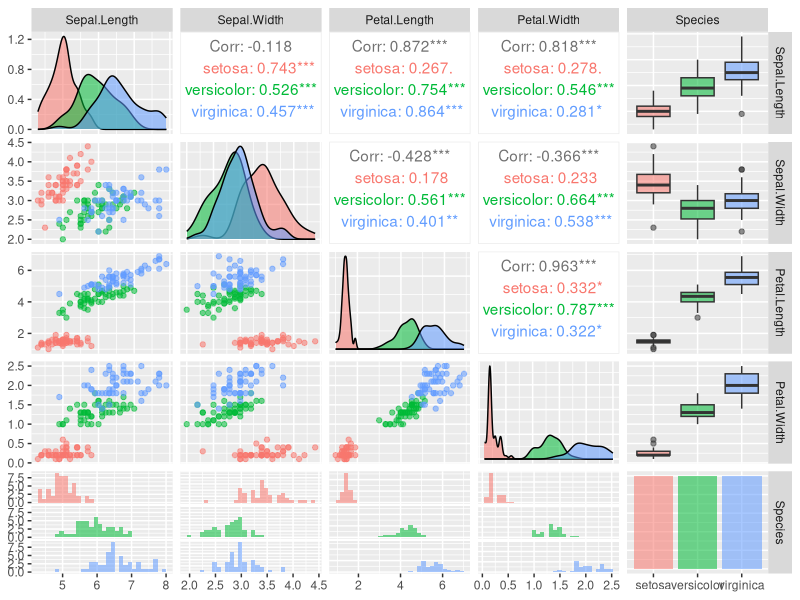
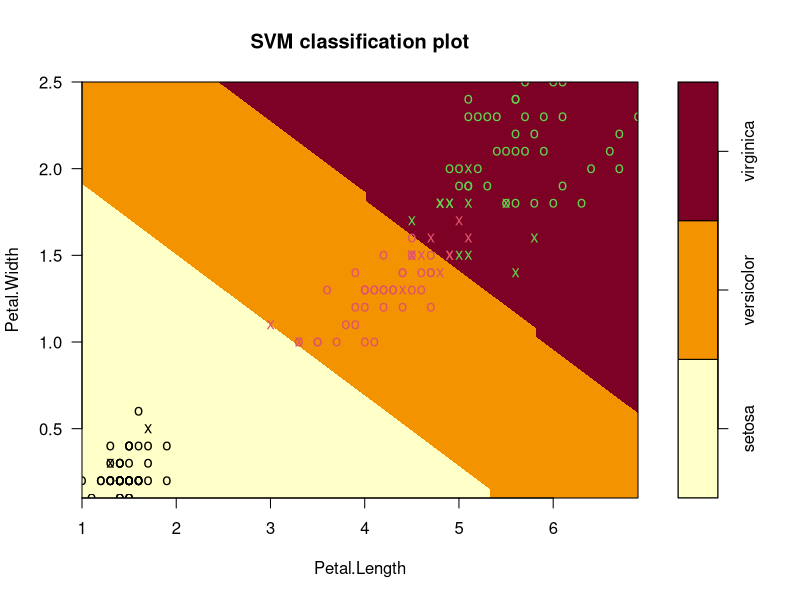
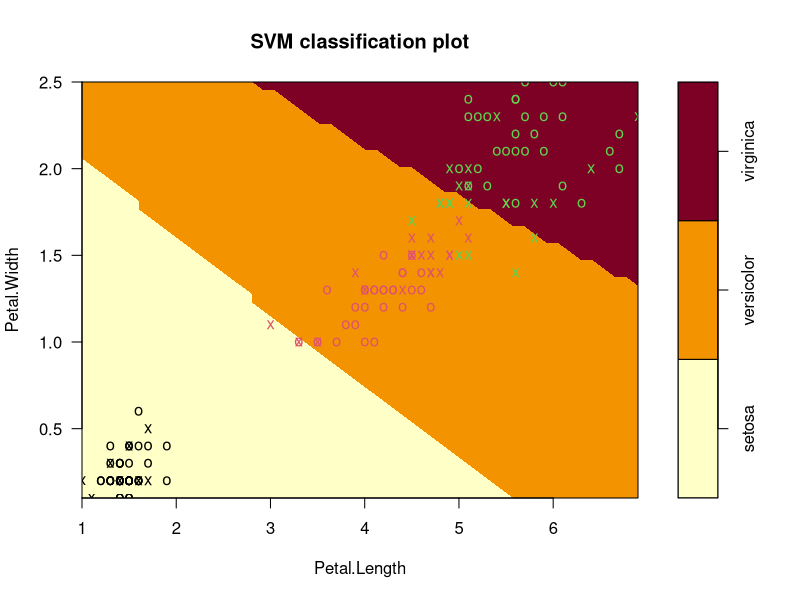
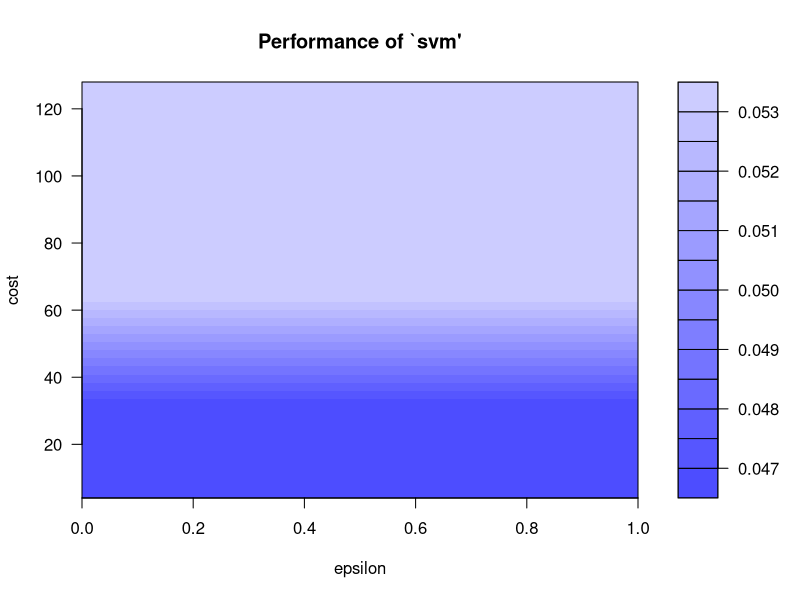
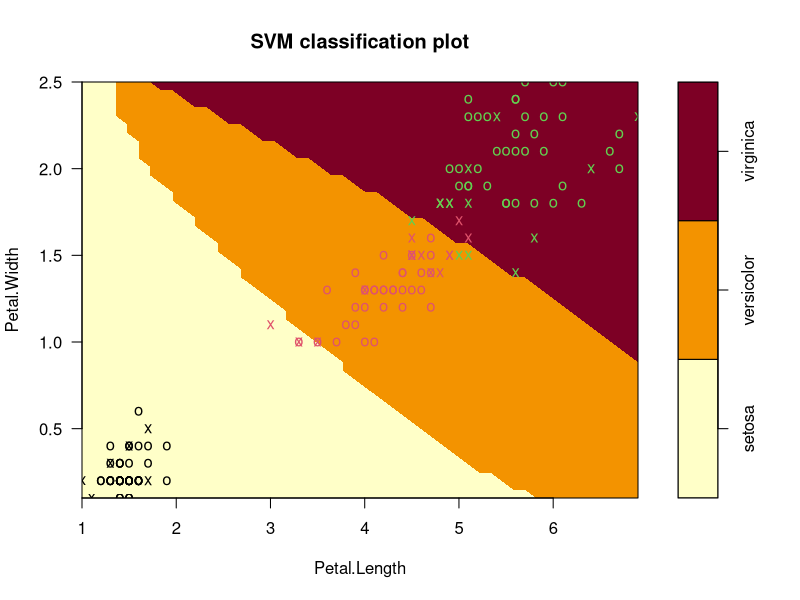

Generate these figures, in order, with R:
## ---- chunk 1
knitr::opts_chunk$set(echo = TRUE, warning = FALSE)
## ---- chunk 2
library("e1071")
library(GGally)
library(ggplot2)
## ---- chunk 3
data("iris")
head(iris, n = 5)
ggpairs(iris, ggplot2::aes(colour = Species, alpha = 0.4))
## ---- chunk 4
svm_model <- svm(
  Species ~ ., 
  data = iris,
  kernel = "linear"
)
## ---- chunk 5
plot(
  svm_model,
  data = iris,
  Petal.Width ~ Petal.Length,
  slice = list(Sepal.Width = 3, Sepal.Length = 4)
)
## ---- chunk 6
pred = predict(svm_model, iris)
tab = table(Predicted = pred, Actual = iris$Species)
tab
1-sum(diag(tab)/sum(tab))
## ---- chunk 7
svm_model = svm(
  Species ~ ., 
  data=iris,
  kernel = "radial"
)
## ---- chunk 8
plot(
  svm_model, 
  data = iris,
  Petal.Width ~ Petal.Length,
  slice = list(Sepal.Width = 3, Sepal.Length = 4) 
)
## ---- chunk 9
pred = predict(svm_model, iris)
tab = table(Predicted = pred, Actual = iris$Species)
tab
1-sum(diag(tab)/sum(tab))
## ---- chunk 10
tmodel = tune(
  svm,
  Species~., 
  data = iris,
  ranges = list(epsilon = seq(0,1,0.1), cost = 2^(2:7))
)
plot(tmodel)
summary(tmodel)
best_model <- tmodel$best.model
best_model
## ---- chunk 11
plot(
  best_model, 
  data = iris,
  Petal.Width ~ Petal.Length,
  slice = list(Sepal.Width = 3, Sepal.Length = 4)  
)
## ---- chunk 12
pred_best_model = predict(best_model,iris)
tab = table(Predicted = pred_best_model, Actual = iris$Species)
tab
1-sum(diag(tab)/sum(tab))
